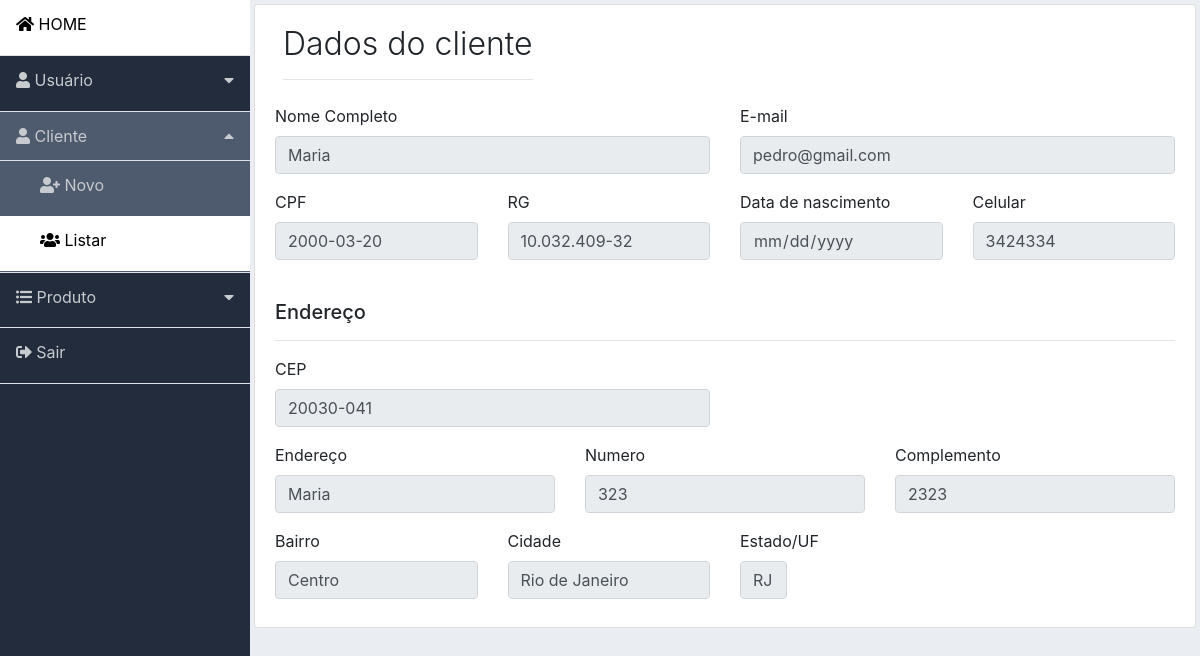
/cliente_visualizar.php?id=9 (signed in), run on the app's committed database.
### tables this page shows
CREATE TABLE `cliente` (
  `id_cliente` int(11) NOT NULL,
  `nome` varchar(40) NOT NULL,
  `cpf` varchar(14) NOT NULL,
  `dtnasc` date NOT NULL,
  `identidade` varchar(12) NOT NULL,
  `cep` varchar(9) NOT NULL,
  `endereco` varchar(70) NOT NULL,
  `numero` varchar(10) NOT NULL,
  `complemento` varchar(30) NOT NULL,
  `bairro` varchar(30) NOT NULL,
  `cidade` varchar(50) NOT NULL,
  `estado` varchar(2) NOT NULL,
  `email` varchar(100) NOT NULL,
  `senha` varchar(8) NOT NULL,
  `celular` varchar(13) NOT NULL,
  `imagem` varchar(80) NOT NULL
);

### cliente_visualizar.php (the view, shortened to what this page needs)
<?php
require('includes/header.php');
include('conexao/conexao.php');
if (isset($_GET['id'])) :
    $id = mysqli_escape_string($conexao, $_GET['id']);
    $sql = "SELECT * FROM cliente WHERE id_cliente = '$id'";
    $resultado = mysqli_query($conexao, $sql);
    $dados = mysqli_fetch_array($resultado);
endif;
?>
<div class="content p-1">
    <div class="list-group-item">
        <div class="d-flex">
            <div class="mr-auto p-2">
                <h2 class="display-4 titulo">Dados do cliente</h2>
                <hr>
            </div>
        </div>
        <form class="form-horizontal" action="cliente_cadastrar.php" method="POST" enctype="multipart/form-data" name="cadastro">
            <div class="row">
                <div class="form-group col-12 col-md-6">
                    <label for="nome">Nome Completo</label>
                    <input type="text" class="form-control" id="nome" name="nome" maxlength="10" readonly value="<?php echo $dados['nome'];?>" >
                </div>
                <div class="form-group col-12 col-md-6">
                    <label for="email">E-mail</label>
                    <input type="email" class="form-control" id="email" name="email" readonly value="<?php echo $dados['email'];?>">
                </div>
            </div>
            <div class="row">
                <div class="form-group col-12 col-md-3">
                    <label for="cpf">CPF</label>
                    <input type="text" class="form-control" id="cpf" name="cpf" readonly value="<?php echo preg_replace("/(\d{3}+)(\d{3}+)(\d{3}+)(\d{2}+)/", "$1.$2.$3-$4",$dados['cpf']);?>">
                </div>
                <div class="form-group col-12 col-md-3">
                    <label for="rg">RG</label>
                    <input type="text" class="form-control" id="rg" name="rg" readonly value="<?php echo preg_replace("/(\d{2}+)(\d{3}+)(\d{3}+)(\d{1}+)/", "$1.$2.$3-$4",$dados['identidade']);?>">
                </div>
                <div class="form-group col-12 col-md-3">
                    <label for="nascimento">Data de nascimento</label>
                    <input type="date" class="form-control" id="nascimento" name="nascimento" readonly value="<?php echo $dados['dtnasc'];?>" >
                </div>
                <div class="form-group col-12 col-md-3">
                    <label for="senha">Celular</label>
                    <input type="text" class="form-control" id="celular" name="celular" readonly value="<?php echo preg_replace("/(\d{2}+)(\d{5}+)(\d{4}+)/", "($1) $2-$3",$dados['celular']);?>">
                </div>
            </div>
            <br>
            <h5>Endereço</h5>
            <HR>
            <div class="row">
                <div class="form-group col-lg-6 col-6">
                    <label for="cep">CEP</label>
                    <input type="text" class="form-control" id="cep" name="cep"readonly value="<?php echo preg_replace("/(\d{5}+)(\d{3}+)/", "$1-$2",$dados['cep']);?>">
                </div>
            </div>
            <div class="row">
                <div class="form-group col-lg-4 col-12">
                    <label for="endereco">Endereço</label>
                    <input type="text" class="form-control" id="endereco" name="endereco" size="82" readonly value="<?php echo $dados['nome'];?>"endereco>
                </div>
                <div class="form-group col-lg-4">
                    <label for="numero">Numero</label>
                    <input type="text" class="form-control" id="numero" name="numero" readonly value="<?php echo $dados['numero'];?>">
                </div>
                <div class="form-group col-lg-4">
                    <label for="complemento">Complemento</label>
                    <input type="text" class="form-control" id="complemento" name="complemento" readonly value="<?php echo $dados['complemento'];?>">
                </div>
            </div>
            <div class="row">
                <div class="form-group col-md-3">
                    <label for="bairro">Bairro</label>
                    <input type="text" class="form-control" id="bairro" name="bairro" readonly value="<?php echo $dados['bairro'];?>">
                </div>
                <div class="form-group col-md-3">
                    <label for="cidade">Cidade</label>
                    <input type="text" class="form-control" id="cidade" name="cidade" readonly value="<?php echo $dados['cidade'];?>">
                </div>
                <div class="form-group col-md-1">
                    <label for="uf">Estado/UF</label>
                    <input type="text" class="form-control" id="uf" name="estado" readonly value="<?php echo $dados['estado'];?>">
                </div>
            </div>
        </form>
    </div>
</div>
<?php require('includes/footer.php') ?>

### css/dashboard.css (style rules this page uses)
body { background-color: #eaeef3; }
.content { width: 100%; }
.titulo { font-size: 2.0rem !important; }

### data on the page
cliente: nome "Maria", email "pedro@gmail.com", cpf "2000-03-20", rg "10.032.409-32", celular "3424334", cep "20030-041", endereco "Maria", numero "323", complemento "2323", bairro "Centro", cidade "Rio de Janeiro", estado "RJ"
